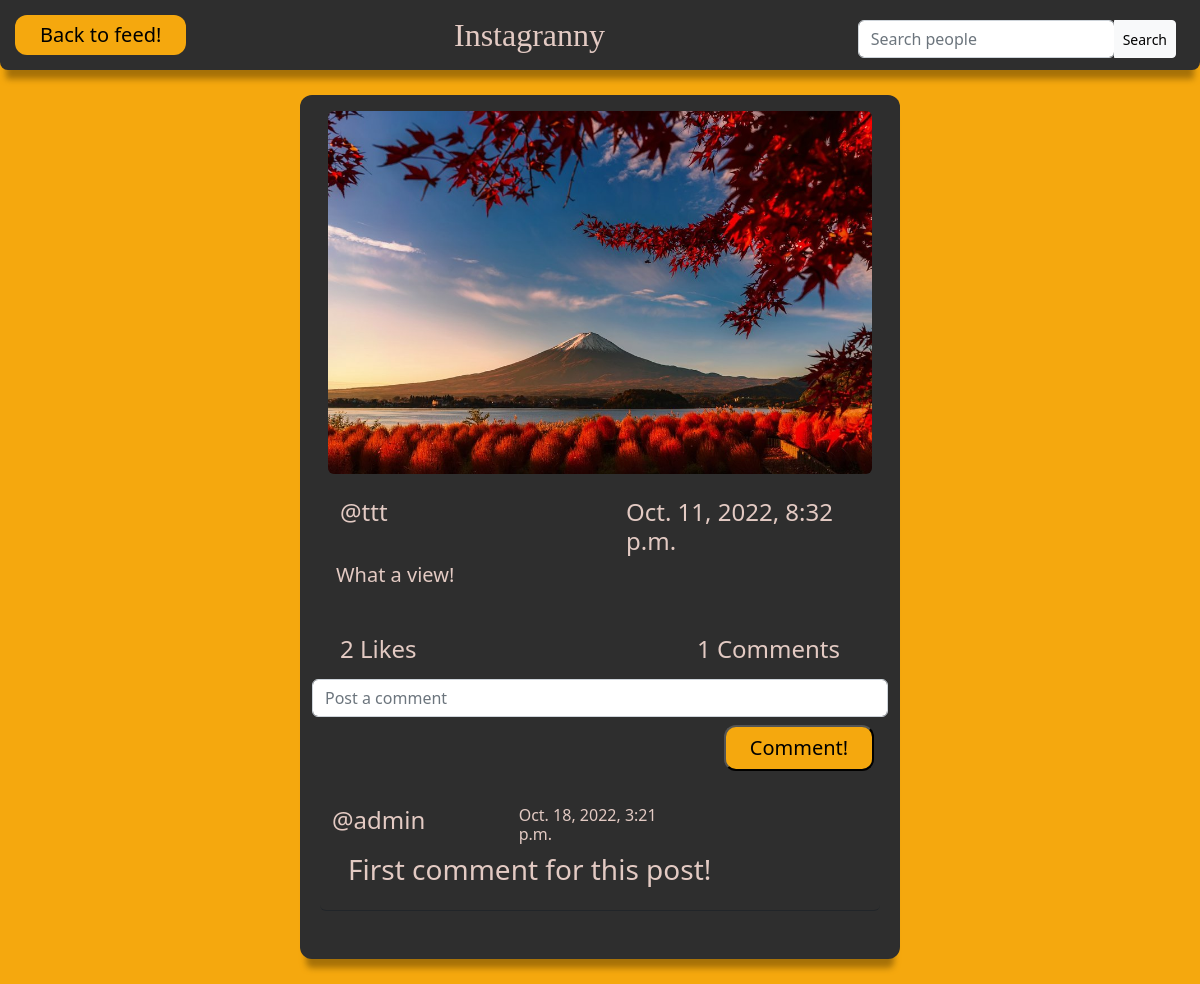
/post_detail/34 (signed in), run on the app's committed database.
### core/models.py (models this page shows, shortened)
class Post(models.Model):
    creator = models.ForeignKey(User, on_delete=models.CASCADE, related_name = "creator")
    photo = models.ImageField(blank = True, null=True, upload_to="post_photos")
    description = models.TextField()
    created_at = models.DateTimeField(default=timezone.now)
    likes = models.ManyToManyField(User, related_name = "posts")

class Comments(models.Model):
    creator = models.ForeignKey(User, on_delete=models.CASCADE)
    post = models.ForeignKey(Post, on_delete=models.CASCADE, related_name= "comments")
    comm_text = models.TextField()
    created_at = models.DateTimeField(default=timezone.now)

### core/views.py (the view, shortened to what this page needs)
# urls.py: path("post_detail/<int:pk>", post_detail.as_view(), name = "post_detail"),
class post_detail(LoginRequiredMixin, View):
    def get(self, request,pk, *args, **kwargs):
        detailed_post = Post.objects.get(pk=pk)
        comments = Comments.objects.filter(post=detailed_post).order_by("-created_at")
        comm_form = CommForm
        context = {
            "detailed_post": detailed_post,
            "comments":comments,
            "comm_form": comm_form,
        }
        return render(request, "post_detail.html", context)

### templates/post_detail.html (shortened to what this page needs)
{%load static %}
<!DOCTYPE html>
<html style="font-size: 16px;" lang="en"><head>
    <link rel="stylesheet" href= "{% static "css/post_detail.css" %}" media="screen">
    <link href="https://cdn.jsdelivr.net/npm/bootstrap@5.2.2/dist/css/bootstrap.min.css" rel="stylesheet">
    <body class="page">
        <nav class="sticky-top">
            <a class="nav_profile" href="/feed" style="text-decoration:none; color:black">Back to feed!</a>
            <div class="nav_title" style="font-family:Lobster Two; color:rgb(227, 202, 195);">Instagranny</div>
            <form method="GET" action="{%url "people_search" %}">
                <div class="input-group mt-2 me-4">
                    <div class="form-outline">
                        <input type="search" id="form1" class="form-control" placeholder="Search people" name="query" value="{{request.GET.query}}" />
                    </div>
                    <button type="submit" class="btn btn-light btn-sm">Search</button>
                </div>
            </form>
        </nav>
        <div class="container col-lg-6 col-md-10 col-sm-11 col-xs-1">
            {%if detailed_post.photo%}
            <img class="m-3 rounded-2" src="{{detailed_post.photo.url}}"/>
            {%endif%}
            <div class="row ms-3 mt-2">
                <h4 class = "col"><a href="{% url "profile" detailed_post.creator.profile.pk %}" style="text-decoration:none; color:rgb(227, 202, 195)">@{{detailed_post.creator}}</a></h4>
                <h4 class = "col" style="color:rgb(227, 202, 195)">{{detailed_post.created_at}}</h4>
            </div>
            <p class="h5 ms-4 me-4 mb-5" style="color:rgb(227, 202, 195)">{{detailed_post.description}}</p>
            <div class="row ms-3">
                    <h4 class="col" style="color:rgb(227, 202, 195)">{{detailed_post.likes.all.count}} Likes</h4>
                    <div class="col">
                        <h4 class="me-5 float-end" style="color:rgb(227, 202, 195)">{{comments.all.count}} Comments</h4>
                    </div>
            </div>
            <div class="">
                <div class="form-control-plaintext">
                    <form action="" method="POST" >
                    {{comm_form.comm_text}}
                    <div class="row">
                        <div class="col-8"></div>
                        <button type="submit" class="col-3 comm_button mt-2 ms-4">Comment!</button>
                    </div>
                    </form>
                </div>
            </div>
            <div class="mb-5">
                {%for comment in comments%}
                    <div class="row gy-6  ms-2 me-2 mt-3 border-bottom rounded-2 border-dark">
                        <div class="col" name="comment">
                            <div class="row">
                                <div class="col  h4"><a href="{% url "profile" comment.creator.profile.id %}" style="text-decoration:none; color:rgb(227, 202, 195)">@{{comment.creator}}</a></div>
                                <div class="col h6" style="color:rgb(227, 202, 195)">{{comment.created_at}}</div>
                                <div class="col">
                                </div>
                            </div>
                            <div class="row  h3 ms-1" ><p style="color:rgb(227, 202, 195)">{{comment.comm_text}}</p></div>
                        </div>
                    </div>
                {% endfor%}
            </div>
        </div>
    </body>
</html>

### static/css/post_detail.css (style rules this page uses)
body.page { background-color: rgb(245, 168, 14); }
nav { display: flex; justify-content: space-between; align-items: center; position:sticky; background-color: rgb(46, 46, 46); border-bottom-left-radius: 8px; border-bottom-right-radius: 8px; box-shadow: 0 15px 6px -6px rgb(166, 113, 8); }
.nav_profile { font-size: 20px; padding: 5px 25px; background-color:rgb(245, 168, 14); border-radius:12px; margin: 15px; }
.nav_title { font-size:xx-large; color: rgb(38, 38, 38); }
.comm_button { font-size: 20px; padding: 1% 3%; background-color:rgb(245, 168, 14); border-radius:12px; float:right; margin-bottom: 2%; }
.container { display: flex; flex-direction: column; height:fit-content; background-color: rgb(46, 46, 46); margin:25px; border-radius: 12px; width: 30%; justify-content:center; box-shadow: 0 15px 6px -6px rgb(166, 113, 8); }

### data on the page
Post: photo (picture), creator "ttt", created_at "Oct. 11, 2022, 8:32 p.m.", description "What a view!", likes.all.count "2"
Comments: creator "admin", created_at "Oct. 18, 2022, 3:21 p.m.", comm_text "First comment for this post!"

### other printed values
{{ comments.all.count }} "1"
